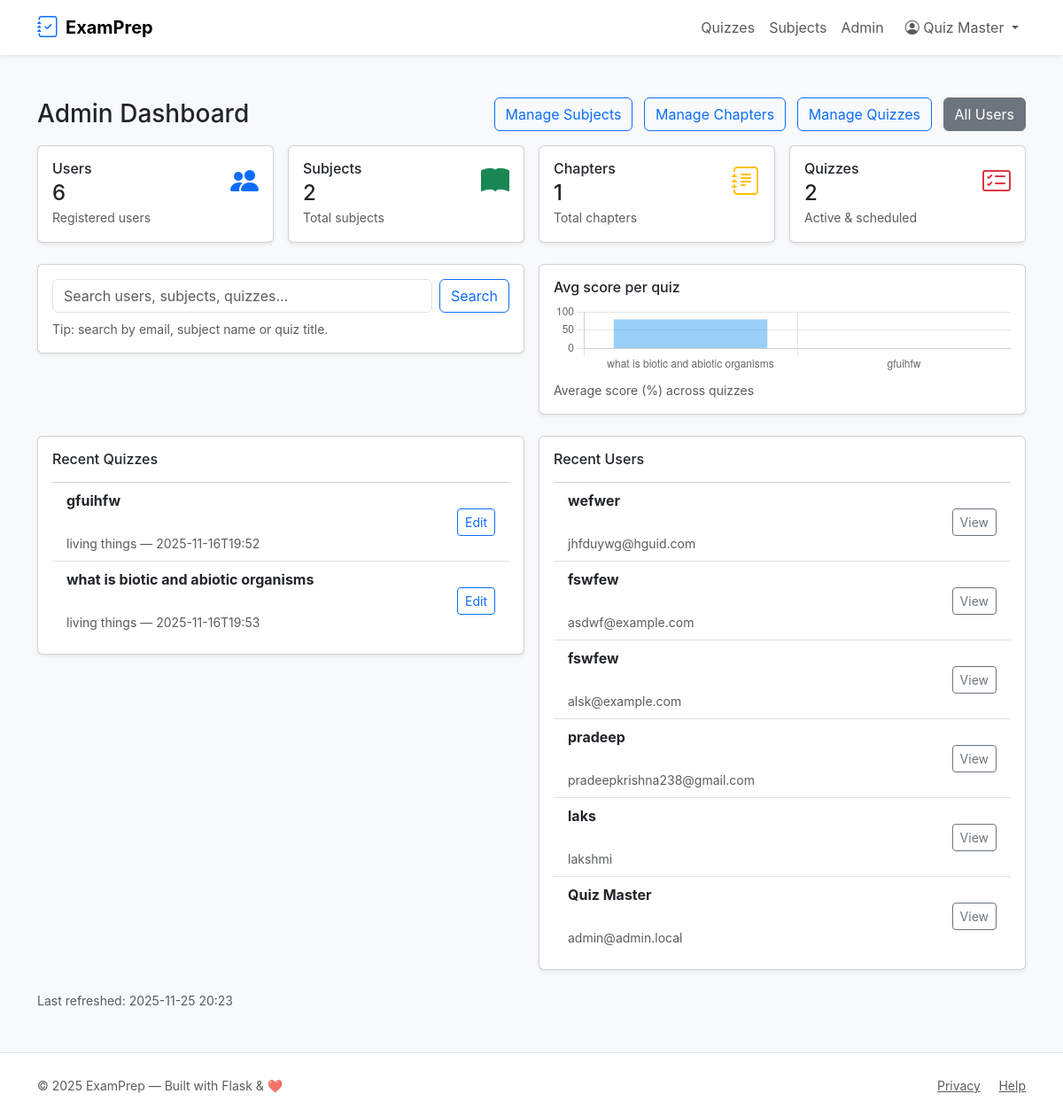
Page /admin (signed in) on the earlier database version.
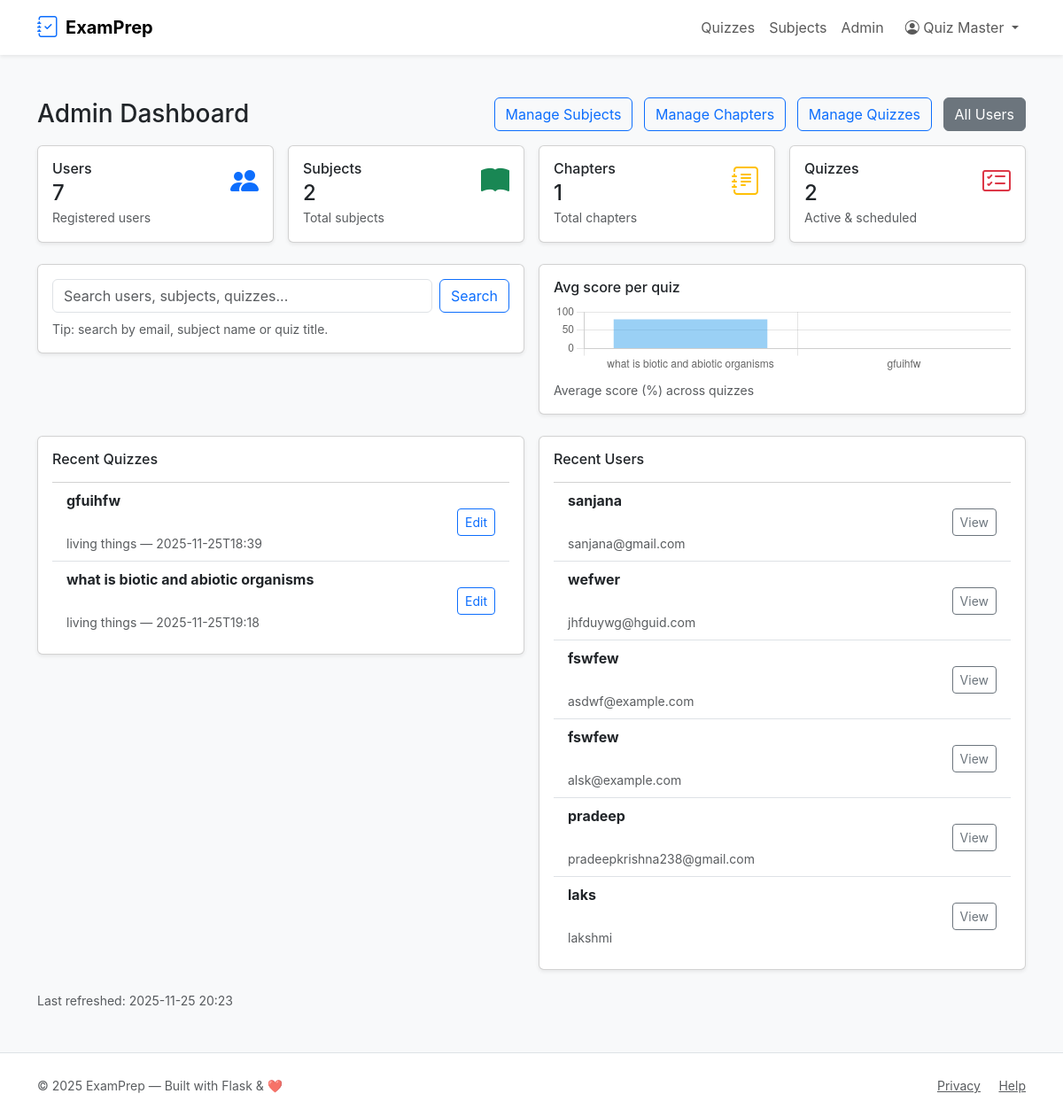
Same page on the later database version.
### tables this page shows
CREATE TABLE users (
    id INTEGER PRIMARY KEY AUTOINCREMENT,
    email TEXT UNIQUE NOT NULL,
    password_hash TEXT NOT NULL,
    full_name TEXT,
    qualification TEXT,
    dob TEXT,
    role TEXT NOT NULL CHECK(role IN ('admin','user')) DEFAULT 'user',
    created_on TEXT NOT NULL DEFAULT (datetime('now'))
);

CREATE TABLE quizzes (
    id INTEGER PRIMARY KEY AUTOINCREMENT,
    chapter_id INTEGER NOT NULL,
    title TEXT NOT NULL,
    description TEXT,
    start_datetime TEXT,        -- ISO string e.g. 2025-11-16T10:00:00 (UTC)
    duration_minutes INTEGER,   -- duration in minutes (HH*60 + MM)
    is_active INTEGER DEFAULT 1,
    created_on TEXT NOT NULL DEFAULT (datetime('now')),
    FOREIGN KEY(chapter_id) REFERENCES chapters(id) ON DELETE CASCADE
);

CREATE TABLE chapters (
    id INTEGER PRIMARY KEY AUTOINCREMENT,
    subject_id INTEGER NOT NULL,
    name TEXT NOT NULL,
    description TEXT,
    created_on TEXT NOT NULL DEFAULT (datetime('now')),
    FOREIGN KEY(subject_id) REFERENCES subjects(id) ON DELETE CASCADE
);

### app.py (the view)
@app.route('/admin')
@admin_required
def admin_dashboard():
    user_count = query_db('SELECT COUNT(*) as c FROM users', one=True)['c']
    subject_count = query_db('SELECT COUNT(*) as c FROM subjects', one=True)['c']
    chapter_count = query_db('SELECT COUNT(*) as c FROM chapters', one=True)['c']
    quiz_count = query_db('SELECT COUNT(*) as c FROM quizzes', one=True)['c']
    recent_quizzes = query_db('''
        SELECT q.id, q.title, q.start_datetime, ch.name as chapter_name
        FROM quizzes q
        LEFT JOIN chapters ch ON q.chapter_id = ch.id
        ORDER BY COALESCE(q.created_on, q.id) DESC LIMIT 6
    ''')
    recent_users = query_db('SELECT id, email, full_name FROM users ORDER BY id DESC LIMIT 6')
    avg_rows = query_db('''
        SELECT q.title, ROUND( AVG(1.0 * s.score / s.total * 100), 2) as avg_percent
        FROM quizzes q
        LEFT JOIN scores s ON s.quiz_id = q.id
        GROUP BY q.id
        ORDER BY avg_percent DESC
        LIMIT 12
    ''')
    avg_quiz_labels = [r['title'] for r in avg_rows]
    avg_quiz_avgs = [r['avg_percent'] or 0 for r in avg_rows]
    return render_template(
        'admin_dashboard.html',
        user_count=user_count,
        subject_count=subject_count,
        chapter_count=chapter_count,
        quiz_count=quiz_count,
        recent_quizzes=recent_quizzes,
        recent_users=recent_users,
        avg_quiz_labels=json.dumps(avg_quiz_labels),
        avg_quiz_avgs=json.dumps(avg_quiz_avgs),
        last_refreshed=datetime.now().strftime('%Y-%m-%d %H:%M')
    )

### app.py (called while the page is built)
def get_db():
    db = getattr(g, '_database', None)
    if db is None:
        db = g._database = sqlite3.connect(DATABASE)
        db.row_factory = sqlite3.Row
    return db

@app.teardown_appcontext
def close_connection(exc):
    db = getattr(g, '_database', None)
    if db is not None:
        db.close()

def query_db(query, args=(), one=False):
    cur = get_db().execute(query, args)
    rv = cur.fetchall()
    cur.close()
    return (rv[0] if rv else None) if one else rv

def admin_required(f):
    @wraps(f)
    def decorated(*args, **kwargs):
        if 'user_id' not in session or session.get('role') != 'admin':
            flash('Admin access required.', 'danger')
            return redirect(url_for('index'))
        return f(*args, **kwargs)
    return decorated

### templates/admin_dashboard.html (shortened to what the changed rows need)
{% extends 'layout.html' %}
{% block content %}
<div class="row g-3 mb-4">
  <div class="col-sm-6 col-md-3">
    <div class="card p-3 shadow-sm">
      <div class="d-flex justify-content-between align-items-start">
        <div>
          <h6 class="mb-1">Users</h6>
          <div class="h4 mb-0">{{ user_count or 0 }}</div>
          <small class="text-muted">Registered users</small>
        </div>
      </div>
    </div>
  </div>
</div>
<div class="row g-3">
  <div class="col-lg-6">
    <div class="card p-3 shadow-sm">
      <ul class="list-group list-group-flush">
        {% for q in recent_quizzes %}
          <li class="list-group-item d-flex justify-content-between align-items-center">
            <div>
              <strong>{{ q.title }}</strong><br><small class="text-muted">{{ q.chapter_name or '' }} — {{ q.start_datetime or 'No schedule' }}</small>
            </div>
            <div class="text-end">
              <a class="btn btn-sm btn-outline-primary" href="{{ url_for('admin_edit_quiz', quiz_id=q.id) }}">Edit</a>
            </div>
          </li>
        {% else %}
          <li class="list-group-item">No quizzes yet.</li>
        {% endfor %}
      </ul>
    </div>
  </div>
  <div class="col-lg-6">
    <div class="card p-3 shadow-sm">
      <ul class="list-group list-group-flush">
        {% for u in recent_users %}
          <li class="list-group-item d-flex justify-content-between align-items-center">
            <div>
              <strong>{{ u.full_name or u.email }}</strong><br><small class="text-muted">{{ u.email }}</small>
            </div>
            <div class="text-end">
              <a class="btn btn-sm btn-outline-secondary" href="{{ url_for('admin_users') }}">View</a>
            </div>
          </li>
        {% else %}
          <li class="list-group-item">No users yet.</li>
        {% endfor %}
      </ul>
    </div>
  </div>
</div>
{% endblock %}
{% block scripts %}
<script>
  const quizLabels = {{ avg_quiz_labels|default('[]')|safe }};
  const quizAvgs = {{ avg_quiz_avgs|default('[]')|safe }};
  new Chart(document.getElementById('adminAvgChart'), {
    type: 'bar',
    data: {
      labels: quizLabels,
      datasets: [{ label: 'Avg %', data: quizAvgs }]
    },
    options: {
      scales: { y: { beginAtZero: true, max: 100 } },
      plugins: { legend: { display: false } }
    }
  });
</script>
{% endblock %}

### templates/layout.html (shortened to what this page needs)
<!doctype html>
<html lang="en">
<head>
  <link href="https://cdn.jsdelivr.net/npm/bootstrap@5.3.2/dist/css/bootstrap.min.css" rel="stylesheet"
>
  <link href="https://cdn.jsdelivr.net/npm/bootstrap-icons@1.11.3/font/bootstrap-icons.css" rel="stylesheet">
  <link rel="stylesheet" href="{{ url_for('static', filename='css/style.css') }}">
</head>
<body class="bg-light text-dark">
<nav class="navbar navbar-expand-lg navbar-white bg-white shadow-sm">
  <div class="container">
    <a class="navbar-brand d-flex align-items-center" href="{{ url_for('index') }}">
      <i class="bi bi-journal-check fs-4 me-2 text-primary"></i>
      <span class="fw-bold">ExamPrep</span>
    </a>
    <div class="collapse navbar-collapse" id="mainNav">
      <ul class="navbar-nav ms-auto align-items-lg-center">
        <li class="nav-item"><a class="nav-link" href="{{ url_for('list_quizzes') }}">Quizzes</a></li>
        <li class="nav-item"><a class="nav-link" href="{{ url_for('user_dashboard') }}">Subjects</a></li>
        {% if session.get('user_id') and session.get('role')=='admin' %}
          <li class="nav-item"><a class="nav-link" href="{{ url_for('admin_dashboard') }}">Admin</a></li>
        {% endif %}
        {% if session.get('user_id') %}
          <li class="nav-item dropdown ms-2">
            <a class="nav-link dropdown-toggle" href="#" role="button" data-bs-toggle="dropdown">
              <i class="bi bi-person-circle"></i> {{ session.get('user_name') }}
            </a>
          </li>
        {% else %}
          <li class="nav-item"><a class="btn btn-outline-primary ms-2" href="{{ url_for('login') }}">Login</a></li>
          <li class="nav-item"><a class="btn btn-primary ms-2" href="{{ url_for('register') }}">Register</a></li>
        {% endif %}
      </ul>
    </div>
  </div>
</nav>
<main class="py-5">
  <div class="container">
    {% block content %}{% endblock %}
  </div>
</main>
<footer class="bg-white py-4 mt-auto border-top">
  <div class="container d-flex flex-column flex-md-row justify-content-between align-items-center">
    <div class="small text-muted">© {{ (2025) }} ExamPrep — Built with Flask & ❤️</div>
    <div>
      <a class="text-muted small me-3" href="#">Privacy</a>
      <a class="text-muted small" href="#">Help</a>
    </div>
  </div>
</footer>
{% block scripts %}{% endblock %}
</body>
</html>

Differences in the rows shown:
no longer on this page (row unchanged): users: get "Quiz Master", full_name "Quiz Master", email "admin@admin.local"
changed quizzes "gfuihfw": start_datetime "2025-11-16T19:52" → "2025-11-25T18:39"
changed quizzes "what is biotic and abiotic organisms": start_datetime "2025-11-16T19:53" → "2025-11-25T19:18"
added users: full_name "sanjana", email "sanjana@gmail.com"
Other differences:
{{ session.get('user_name') }}: (not shown) → "Quiz Master"
{{ user_count or 0 }}: "6" → "7"
